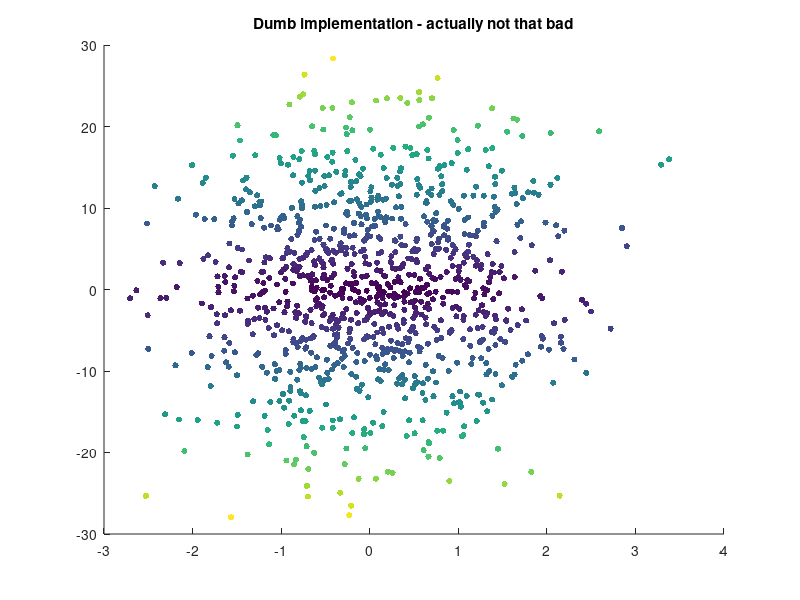

The MATLAB script that drew this image:
%% pancake-cigar, Hamish Dickson 24/01/2015

%
% Dumb implementation - what happens if you have a (large) pancake shaped collection of identical 
% particles with a gaussian distribution of velocities and limit the speed in one plane
%
% if you think about it, this isn't THAT dumb (it's just simple) as a first guess - stuff is in the way in the x-axis
% (other explosive material, going at a similar momentum)
%
% start out with a 2d "pancake" - ie a line on the x axis
% 

%% Initialization
clear ; close all; clc

% give each a random position on the line
p_x = randn(1000, 1);
p_y = zeros(1000, 1);

% plot em in a scatter graph
%scatter(p_x, p_y, [], sqrt(p_x.^2 + p_x.^2))

% get 100 random x's
u_x = randn(1000,1);

% get 100 random y's
u_y = randn(1000,1);

% I don't care about acceleration
t = 10;
slow_down_factor = 0.0001;

p_x = slow_down_factor * u_x * t + p_x;
p_y = u_y * t + p_y;
scatter(p_x, p_y, 20, sqrt(p_x.^2 + p_y.^2), 'filled')
title ('Dumb implementation - actually not that bad');
